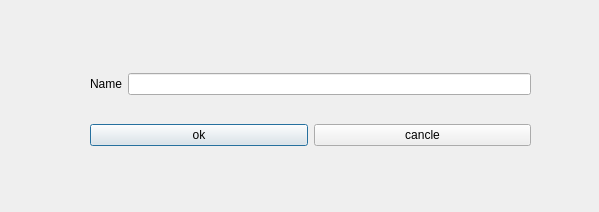
<?xml version="1.0" encoding="UTF-8"?>
<ui version="4.0">
 <class>MyDialog</class>
 <widget class="QDialog" name="MyDialog">
  <property name="geometry">
   <rect>
    <x>0</x>
    <y>0</y>
    <width>599</width>
    <height>212</height>
   </rect>
  </property>
  <property name="windowTitle">
   <string>Dialog</string>
  </property>
  <widget class="QWidget" name="">
   <property name="geometry">
    <rect>
     <x>90</x>
     <y>50</y>
     <width>441</width>
     <height>121</height>
    </rect>
   </property>
   <layout class="QVBoxLayout" name="verticalLayout">
    <item>
     <layout class="QHBoxLayout" name="horizontalLayout">
      <item>
       <widget class="QLabel" name="label">
        <property name="text">
         <string>Name</string>
        </property>
        <property name="buddy">
         <cstring>lineEdit</cstring>
        </property>
       </widget>
      </item>
      <item>
       <widget class="QLineEdit" name="lineEdit"/>
      </item>
     </layout>
    </item>
    <item>
     <layout class="QHBoxLayout" name="horizontalLayout_2">
      <item>
       <widget class="QPushButton" name="pushButton">
        <property name="text">
         <string>ok</string>
        </property>
       </widget>
      </item>
      <item>
       <widget class="QPushButton" name="pushButton_2">
        <property name="text">
         <string>cancle</string>
        </property>
       </widget>
      </item>
     </layout>
    </item>
   </layout>
  </widget>
 </widget>
 <resources/>
 <connections>
  <connection>
   <sender>pushButton_2</sender>
   <signal>clicked()</signal>
   <receiver>MyDialog</receiver>
   <slot>close()</slot>
   <hints>
    <hint type="sourcelabel">
     <x>398</x>
     <y>144</y>
    </hint>
    <hint type="destinationlabel">
     <x>470</x>
     <y>186</y>
    </hint>
   </hints>
  </connection>
  <connection>
   <sender>pushButton</sender>
   <signal>clicked()</signal>
   <receiver>MyDialog</receiver>
   <slot>accept()</slot>
   <hints>
    <hint type="sourcelabel">
     <x>241</x>
     <y>153</y>
    </hint>
    <hint type="destinationlabel">
     <x>107</x>
     <y>168</y>
    </hint>
   </hints>
  </connection>
 </connections>
</ui>
